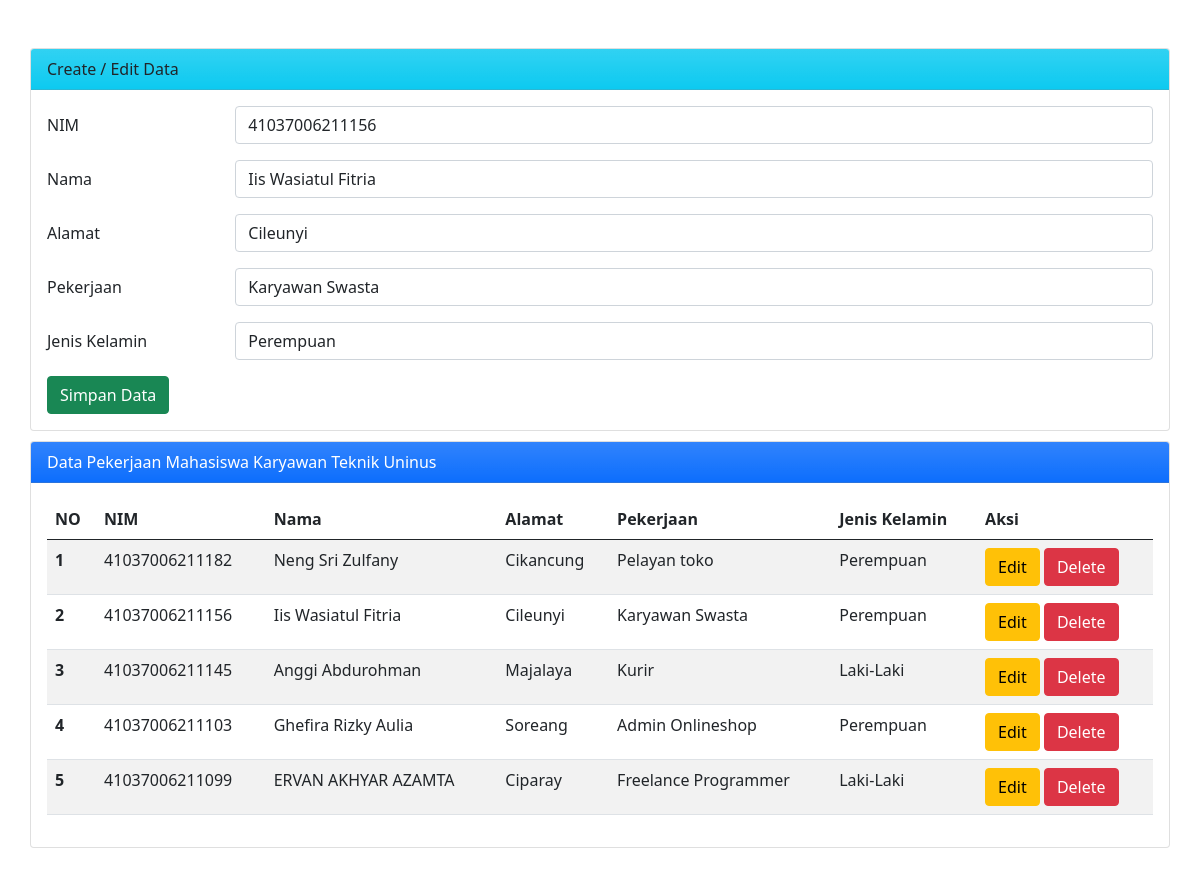
Page /index.php?op=edit&id=9 on the committed database.
### tables this page shows
CREATE TABLE `mahasiswa` (
  `id` int(11) NOT NULL,
  `nim` varchar(25) NOT NULL,
  `nama` varchar(25) NOT NULL,
  `alamat` varchar(25) NOT NULL,
  `pekerjaan` varchar(30) NOT NULL,
  `jenis_kelamin` varchar(25) NOT NULL
);

### index.php (the view, shortened to what this page needs)
<?php
$host       = "localhost";
$user       = "root";
$pass       = "";
$db         = "db_mahasiswa";
$koneksi    = mysqli_connect($host, $user, $pass, $db);
$nim        = "";
$nama       = "";
$alamat     = "";
$pekerjaan     = "";
$jenis_kelamin  = "";
if (isset($_GET['op'])) {
    $op = $_GET['op'];
} else {
    $op = "";
}
if ($op == 'edit') {
    $id         = $_GET['id'];
    $sql1       = "select * from mahasiswa where id = '$id'";
    $q1         = mysqli_query($koneksi, $sql1);
    $r1         = mysqli_fetch_array($q1);
    $nim        = $r1['nim'];
    $nama       = $r1['nama'];
    $alamat     = $r1['alamat'];
    $pekerjaan     = $r1['pekerjaan'];
    $jenis_kelamin  = $r1['jenis_kelamin'];
}
?>
<!DOCTYPE html>
<html lang="en">
<head>
    <link href="https://cdn.jsdelivr.net/npm/bootstrap@5.0.0-beta2/dist/css/bootstrap.min.css" rel="stylesheet">
</head>
<body>
    <div class="mx-auto m-5">
        <div class="card">
            <div class="card-header bg-info bg-gradient ">
                Create / Edit Data
            </div>
            <div class="card-body">
                <form action="" method="POST">
                    <div class="mb-3 row">
                        <label for="nim" class="col-sm-2 col-form-label">NIM</label>
                        <div class="col-sm-10">
                            <input type="text" class="form-control" id="nim" name="nim" value="<?php echo $nim ?>">
                        </div>
                    </div>
                    <div class="mb-3 row">
                        <label for="nama" class="col-sm-2 col-form-label">Nama</label>
                        <div class="col-sm-10">
                            <input type="text" class="form-control" id="nama" name="nama" value="<?php echo $nama ?>">
                        </div>
                    </div>
                    <div class="mb-3 row">
                        <label for="alamat" class="col-sm-2 col-form-label">Alamat</label>
                        <div class="col-sm-10">
                            <input type="text" class="form-control" id="alamat" name="alamat" value="<?php echo $alamat ?>">
                        </div>
                    </div>
                    <div class="mb-3 row">
                        <label for="pekerjaan" class="col-sm-2 col-form-label">Pekerjaan</label>
                        <div class="col-sm-10">
                            <input type="text" class="form-control" id="pekerjaan" name="pekerjaan" value="<?php echo $pekerjaan ?>">
                        </div>
                    </div>
                    <div class="mb-3 row">
                        <label for="jenis_kelamin" class="col-sm-2 col-form-label">Jenis Kelamin</label>
                        <div class="col-sm-10">
                            <select class="form-control" name="jenis_kelamin" id="jenis_kelamin">
                                <option value="Perempuan" <?php if ($jenis_kelamin== "Perempuan") echo "selected" ?>>Perempuan</option>
                            </select>
                        </div>
                    </div>
                    <div class="col-12">
                        <input type="submit" name="simpan" value="Simpan Data" class="btn btn-success" />
                    </div>
                </form>
            </div>
        </div>
        <div class="card">
            <div class="card-header text-white bg-gradient bg-primary">
            Data Pekerjaan Mahasiswa Karyawan Teknik Uninus
            </div>
            <div class="card-body">
                <table class="table table-striped table-hover">
                    <thead>
                        <tr>
                            <th scope="col">NO</th>
                            <th scope="col">NIM</th>
                            <th scope="col">Nama</th>
                            <th scope="col">Alamat</th>
                            <th scope="col">Pekerjaan</th>
                            <th scope="col">Jenis Kelamin</th>
                            <th scope="col">Aksi</th>
                        </tr>
                    </thead>
                    <tbody>
                        <?php
                        $sql2   = "select * from mahasiswa order by id desc";
                        $q2     = mysqli_query($koneksi, $sql2);
                        $urut   = 1;
                        while ($r2 = mysqli_fetch_array($q2)) {
                            $id         = $r2['id'];
                            $nim        = $r2['nim'];
                            $nama       = $r2['nama'];
                            $alamat     = $r2['alamat'];
                            $pekerjaan     = $r2['pekerjaan'];
                            $jenis_kelamin  = $r2['jenis_kelamin'];
                        ?>
                            <tr>
                                <th scope="row"><?php echo $urut++ ?></th>
                                <td scope="row"><?php echo $nim ?></td>
                                <td scope="row"><?php echo $nama ?></td>
                                <td scope="row"><?php echo $alamat ?></td>
                                <td scope="row"><?php echo $pekerjaan ?></td>
                                <td scope="row"><?php echo $jenis_kelamin?></td>
                                <td scope="row">
                                    <a href="index.php?op=edit&id=<?php echo $id ?>"><button type="button" class="btn btn-warning">Edit</button></a>
                                    <a href="index.php?op=delete&id=<?php echo $id?>" onclick="return confirm('Yakin mau delete data?')"><button type="button" class="btn btn-danger">Delete</button></a>
                                </td>
                            </tr>
                        <?php
                        }
                        ?>
                    </tbody>
                </table>
            </div>
        </div>
    </div>
</body>
</html>

### index.php (style rules this page uses)
.mx-auto { width: 95vw; }
.card { margin-top: 10px; }

### rows in the picture
mahasiswa: nim "41037006211156", nama "Iis Wasiatul Fitria", alamat "Cileunyi", pekerjaan "Karyawan Swasta", jenis_kelamin "Perempuan"
mahasiswa: nim "41037006211182", nama "Neng Sri Zulfany", alamat "Cikancung", pekerjaan "Pelayan toko", jenis_kelamin "Perempuan"
mahasiswa: nim "41037006211145", nama "Anggi Abdurohman", alamat "Majalaya", pekerjaan "Kurir", jenis_kelamin "Laki-Laki"
mahasiswa: nim "41037006211103", nama "Ghefira Rizky Aulia", alamat "Soreang", pekerjaan "Admin Onlineshop", jenis_kelamin "Perempuan"
mahasiswa: nim "41037006211099", nama "ERVAN AKHYAR AZAMTA", alamat "Ciparay", pekerjaan "Freelance Programmer", jenis_kelamin "Laki-Laki"
